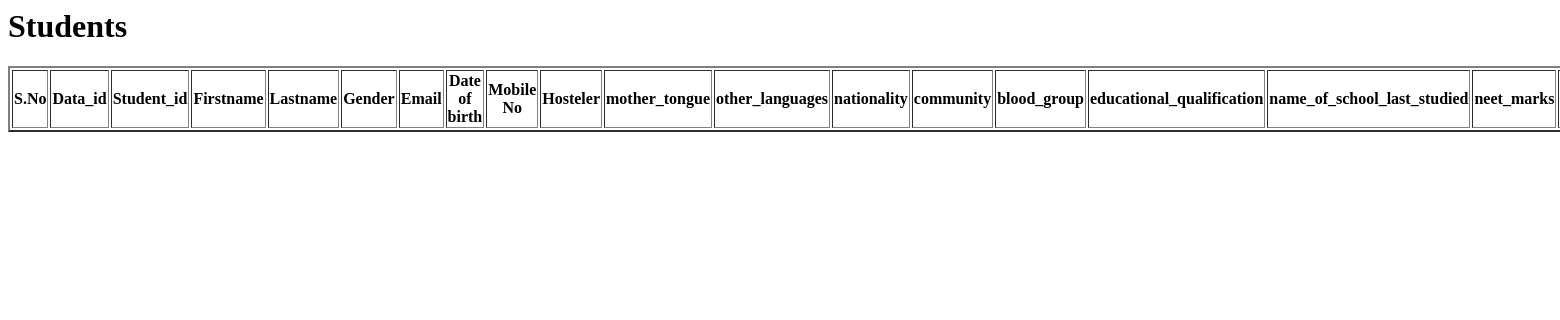
Before: /users/ with the older database file.
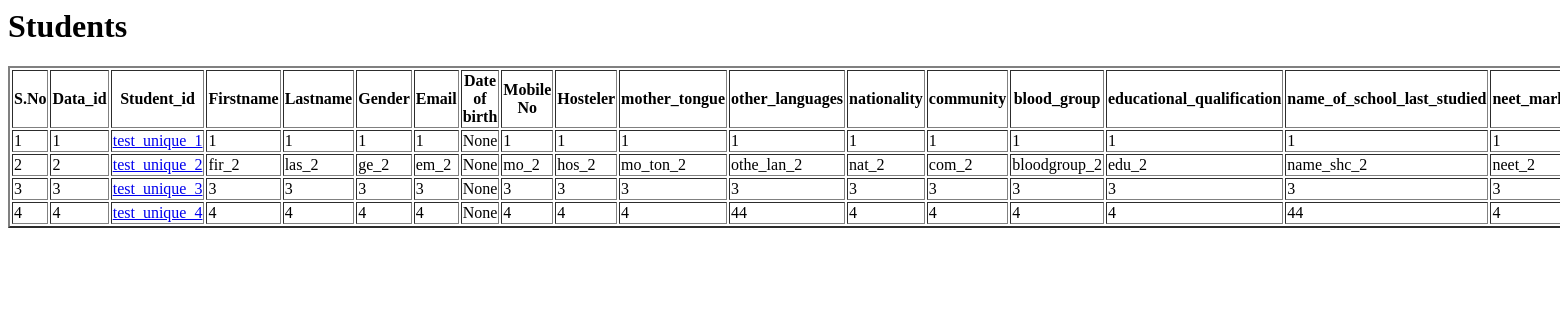
After: the same page with the newer database file.
### users/models.py (models this page shows)
class Student(models.Model):
    unique_id = models.CharField(max_length = 100,unique = True)
    roll_no = models.CharField(max_length = 4, unique = True)
    firstname = models.CharField(max_length=255)
    lastname = models.CharField(max_length=255)
    gender = models.CharField(max_length=6)
    email = models.CharField(max_length=255)
    date_of_birth = models.DateField()
    mobile_no = models.CharField(max_length=255)
    hosteler = models.CharField(max_length=255)
    mother_tongue = models.CharField(max_length=255)
    other_languages = models.CharField(max_length=255)
    nationality = models.CharField(max_length=255)
    community = models.CharField(max_length=255)
    blood_group = models.CharField(max_length=255)
    educational_qualification = models.CharField(max_length=255)
    name_of_school_last_studied = models.CharField(max_length=1024)
    neet_marks = models.CharField(max_length=255)
    extracurricular_activities = models.CharField(max_length=1024)
    fathers_name = models.CharField(max_length=255)
    fathers_occupation = models.CharField(max_length=255)
    fathers_mobile = models.CharField(max_length=255)
    mothers_name = models.CharField(max_length=255)
    mothers_occupation = models.CharField(max_length=255)
    permanent_address = models.CharField(max_length=1024)
    pincode = models.CharField(max_length=255)
    parents_email = models.CharField(max_length=255)

### users/views.py (the view)
# urls.py: path('',views.test_student_index,name='student_grid'),
def test_student_index(request):
    students = Student.objects.all().values()
    template = loader.get_template('students_index.html')
    context = {
        'students' : students,
    }
    print("hello")
    print(context['students'])
    return HttpResponse(template.render(context,request))

### users/templates/students_index.html (shortened to what this page needs)
<h1>Students</h1>
<table border='2'>
    <tr>
        <th>S.No</th>
        <th>Data_id</th>
        <th>Student_id</th>
        <th>Firstname</th>
        <th>Lastname</th>
        <th>Gender</th>
        <th>Email</th>
        <th>Date of birth</th>
        <th>Mobile No</th>
		<th>Hosteler</th>
		<th>mother_tongue</th>
		<th>other_languages</th>
		<th>nationality</th>
		<th>community</th>
		<th>blood_group</th>
		<th>educational_qualification</th>
		<th>name_of_school_last_studied</th>
		<th>neet_marks</th>
    </tr>
	{% for x in students %}
	<tr>
        <td>{{forloop.counter}}</td>
        <td>{{x.id}}</td>
        <td><a href = "/users/update_student_new/{{x.unique_id}}"> {{x.unique_id}}</a></td>
		<td>{{x.firstname}}</td>
		<td>{{x.lastname}}</td>
		<td>{{x.gender}}</td>
		<td>{{x.email}}</td>
		<td>{{x.date_of_birth}}</td>
		<td>{{x.mobile_no}}</td>
		<td>{{x.hosteler}}</td>
		<td>{{x.mother_tongue}}</td>
		<td>{{x.other_languages}}</td>
		<td>{{x.nationality}}</td>
		<td>{{x.community}}</td>
		<td>{{x.blood_group}}</td>
		<td>{{x.educational_qualification}}</td>
		<td>{{x.name_of_school_last_studied}}</td>
		<td>{{x.neet_marks}}</td>
	</tr>
	{% endfor %}
</table>

Changed rows visible on the page:
added Student: id "1", unique_id "test_unique_1", firstname "1", lastname "1", gender "1", email "1", date_of_birth "None", mobile_no "1", hosteler "1", mother_tongue "1", other_languages "1", nationality "1", community "1", blood_group "1", educational_qualification "1", name_of_school_last_studied "1", neet_marks "1"
added Student: id "2", unique_id "test_unique_2", firstname "fir_2", lastname "las_2", gender "ge_2", email "em_2", date_of_birth "None", mobile_no "mo_2", hosteler "hos_2", mother_tongue "mo_ton_2", other_languages "othe_lan_2", nationality "nat_2", community "com_2", blood_group "bloodgroup_2", educational_qualification "edu_2", name_of_school_last_studied "name_shc_2", neet_marks "neet_2"
added Student: id "3", unique_id "test_unique_3", firstname "3", lastname "3", gender "3", email "3", date_of_birth "None", mobile_no "3", hosteler "3", mother_tongue "3", other_languages "3", nationality "3", community "3", blood_group "3", educational_qualification "3", name_of_school_last_studied "3", neet_marks "3"
added Student: id "4", unique_id "test_unique_4", firstname "4", lastname "4", gender "4", email "4", date_of_birth "None", mobile_no "4", hosteler "4", mother_tongue "4", other_languages "44", nationality "4", community "4", blood_group "4", educational_qualification "4", name_of_school_last_studied "44", neet_marks "4"
